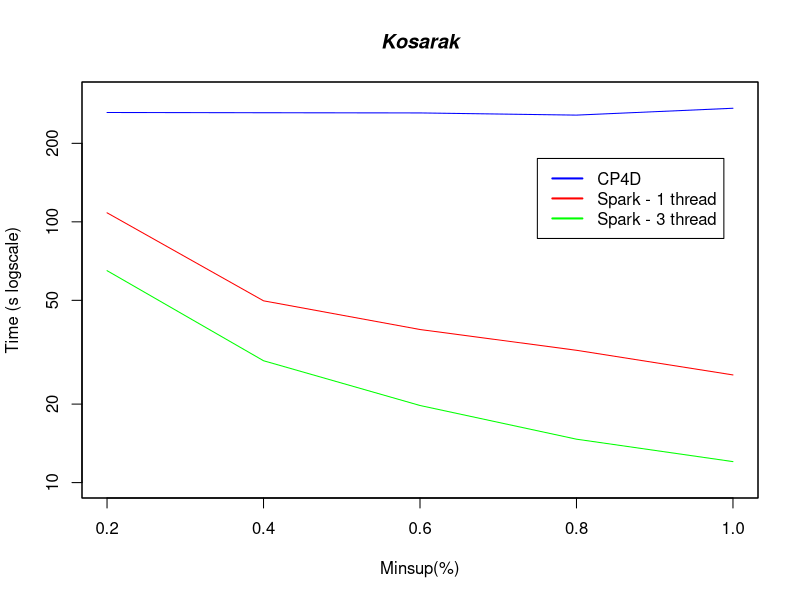

Recreate this plot in R.

#DATA
xLabel <- c("0.2", "0.4", "0.6", "0.8", "1.0")
x <- c(1:5)

cp4d <- c(262.589, 262.037, 261.587, 256.581, 272.613)
spark1 <- c(108.297, 49.781, 38.638, 32.163, 25.873)
spark3 <- c(64.971, 29.327, 19.752, 14.670, 12.034)

#PLOT
plot(x,cp4d, log = "y", type="l", xlab="Minsup(%)", ylab="Time (s logscale)", col="blue", xaxt='n', ylim=c(10, 300))
lines(x,spark1, col="red")
lines(x,spark3, col="green")

#Pretty up
title(main="Kosarak", font.main=4)
legend(3.75, 175, legend=c("CP4D", "Spark - 1 thread", "Spark - 3 thread"), lty=c(1,1),lwd=c(2,2), col=c("blue","red","green"))
axis(1, at=1:5, lab=xLabel)
box()
